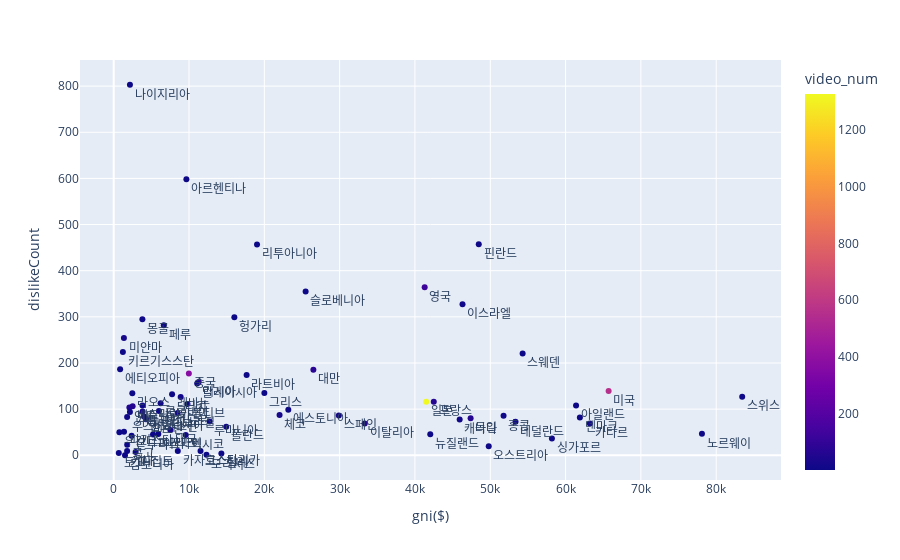

Here is the notebook cell this chart was saved with:
### Code cell
fig = px.scatter(countires_stat, x="gni($)", y="dislikeCount", color = "video_num", text="country")
fig.update_traces(textposition="bottom right")
fig.show()

### Figure 1 — Plotly figure (JSON) as saved in the notebook; plotly's stock layout.template omitted (floating-point values rounded to 4 significant figures)
{"data": [{"hovertemplate": "gni($)=%{x}<br>dislikeCount=%{y}<br>country=%{text}<br>video_num=%{marker.color}<extra></extra>", "legendgroup": "", "marker": {"color": [2, 2, 4, 4, 1, 124, 1, 14, 2, 2, 1, 2, 11, 4, 6, 7, 76, 70, 7, 560, 4, 25, 1, 16, 374, 2, 63, 1, 27, 5, 4, 1, 4, 4, 45, 1327, 3, 4, 16, 2, 1, 11, 1, 4, 2, 23, 61, 7, 61, 21, 15, 18, 5, 15, 1, 2, 3, 3, 65, 2, 1, 6, 2, 3, 2, 1, 1, 1, 1, 1, 1, 1], "coloraxis": "coloraxis", "symbol": "circle"}, "mode": "markers+text", "name": "", "orientation": "v", "showlegend": false, "text": ["나이지리아", "슬로베니아", "핀란드", "아르헨티나", "리투아니아", "영국", "그리스", "터키", "헝가리", "스웨덴", "라트비아", "에티오피아", "이스라엘", "페루", "몽골", "네덜란드", "대만", "러시아", "콜롬비아", "미국", "덴마크", "미얀마", "요르단", "스페인", "중국", "라오스", "프랑스", "이라크", "체코", "스위스", "스리랑카", "키르기스스탄", "아일랜드", "레바논", "인도", "일본", "에스토니아", "말레이시아", "캐나다", "에콰도르", "몰디브", "브라질", "루마니아", "가나", "파라과이", "필리핀", "독일", "폴란드", "베트남", "인도네시아", "멕시코", "태국", "홍콩", "카타르", "캄보디아", "뉴질랜드", "오스트리아", "우즈베키스탄", "이탈리아", "온두라스", "우간다", "싱가포르", "파키스탄", "노르웨이", "이집트", "케냐", "콩고", "토고", "코스타리카", "카자흐스탄", "칠레", "모리셔스"], "textposition": "bottom right", "type": "scatter", "x": [2157.0, 25480.0, 48470.0, 9654.0, 19030.0, 41290.0, 20010.0, 8893.0, 16020.0, 54300.0, 17650.0, 853.3, 46320.0, 6652.0, 3811.0, 53350.0, 26514, 11290.0, 6228.0, 65720.0, 61900.0, 1356.0, 4299.0, 29890.0, 9979.0, 2475.0, 42500.0, 5927.0, 22020.0, 83450.0, 3826.0, 1221.0, 61390.0, 7752.0, 2081.0, 41490.0, 23190.0, 11090.0, 45940.0, 6005.0, 9792.0, 8486.0, 12740.0, 2154.0, 5216.0, 3832.0, 47390.0, 14940.0, 2512.0, 4012.0, 9572.0, 7520.0, 51770.0, 63220.0, 1501.0, 42040.0, 49790.0, 1783.0, 33330.0, 2378.0, 756.1, 58180.0, 1371.0, 78110.0, 2910.0, 1780.0, 1792.0, 678.1, 11530.0, 8510.0, 14300.0, 12320.0], "xaxis": "x", "y": [803, 355, 457.2, 598, 457, 364.3, 135, 126.1, 299, 220.5, 174, 186.5, 327.4, 281.8, 294.5, 72.43, 185.5, 158.9, 112.9, 139.0, 82, 254.0, 78, 86.31, 177.4, 134.5, 116.2, 46, 87.37, 127, 107.8, 224, 108, 132, 103.3, 116.1, 98.67, 155.8, 77.75, 96, 111, 91.55, 73, 94, 45, 94.78, 80.39, 61.86, 106.1, 84.05, 43.8, 54.89, 85.4, 69, 0, 45.5, 19.33, 83, 68.69, 42.5, 50, 36.5, 51, 46.33, 7, 9, 23, 5, 9, 9, 4, 1], "yaxis": "y"}], "layout": {"coloraxis": {"colorbar": {"title": {"text": "video_num"}}, "colorscale": [[0, "#0d0887"], [0.1111, "#46039f"], [0.2222, "#7201a8"], [0.3333, "#9c179e"], [0.4444, "#bd3786"], [0.5556, "#d8576b"], [0.6667, "#ed7953"], [0.7778, "#fb9f3a"], [0.8889, "#fdca26"], [1, "#f0f921"]]}, "legend": {"tracegroupgap": 0}, "margin": {"t": 60}, "xaxis": {"anchor": "y", "domain": [0, 1], "title": {"text": "gni($)"}}, "yaxis": {"anchor": "x", "domain": [0, 1], "title": {"text": "dislikeCount"}}}}
